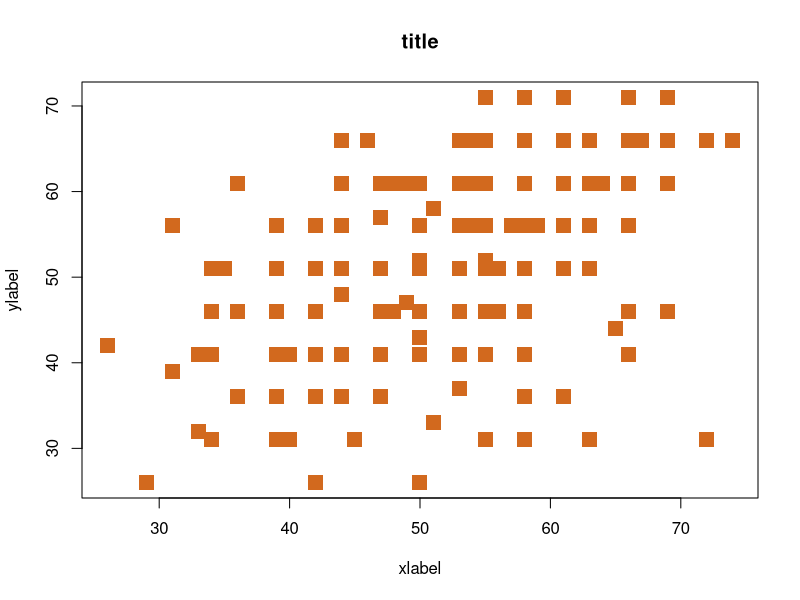
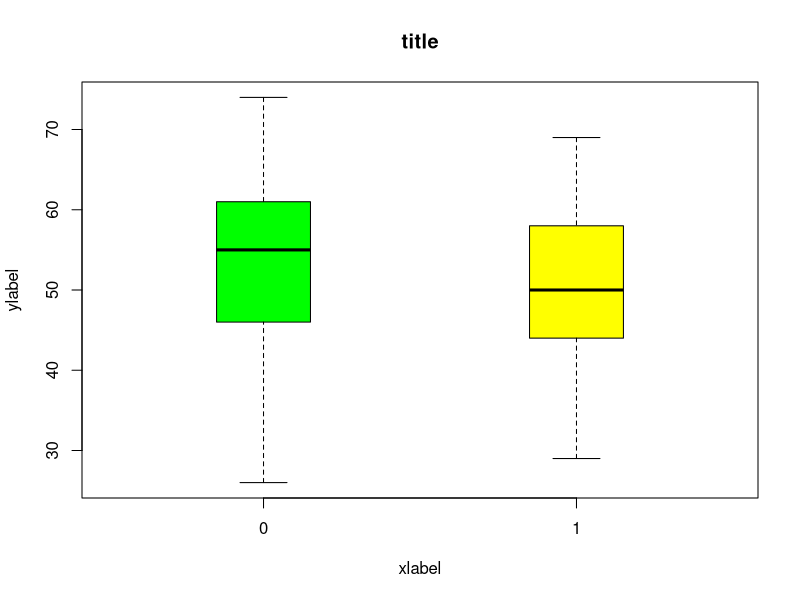
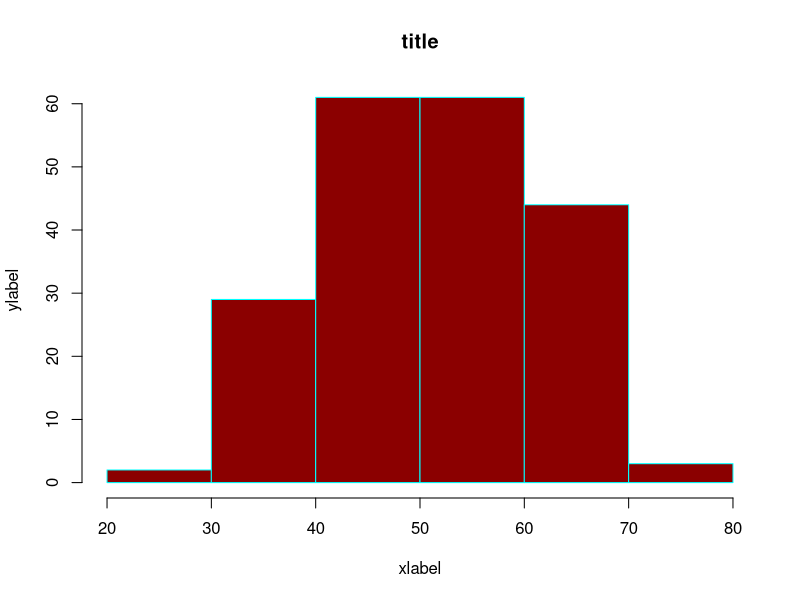
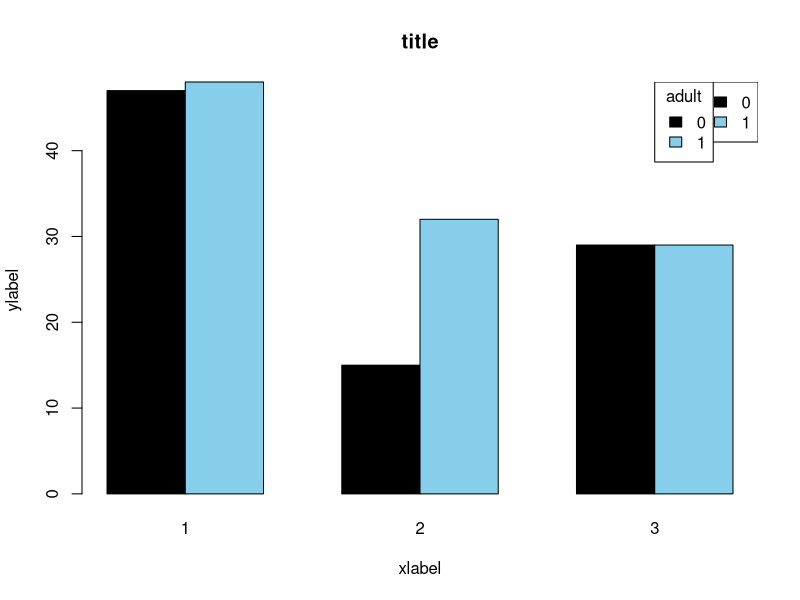

Generate these figures, in order, with R:
# The data was collected on 200 random citizens and are scores on various tests, including a video game and a puzzle. 
# The data also includes the person’s favorite flavor of ice cream – vanilla (1), chocolate (2) or strawberry (3).
eis <- read.csv("eis.csv", header=T)
str(eis)
summary(eis)

# some important commands

# filtering dataset
eis_mit_adults = subset(eis, adult=='1')
eis_video_uber_50 = subset(eis, video>50)

# getting group stats: two ways
# aggregate gives back a dataframe, tapply gives back a vector
aggregate(video ~ adult, data=eis, FUN=sum)
tapply(eis$video, eis$adult, FUN=median)


########### plotting ##############

# scatter plot
plot(eis$video, eis$puzzle,
  col='chocolate', type='p',
  # for points
  cex=2, pch=15,
  # for line
  lwd=3, lty=1,
  xlab='xlabel', ylab='ylabel', main='title'
)

# boxplot
boxplot(
  video ~ adult, data=eis,
  col=c('green', 'yellow'), boxwex=0.3,
  xlab='xlabel', ylab='ylabel', main='title'
)

# histogram
hist(
  eis$video,
  col='darkred', border='cyan',
  breaks=c(20, 30, 40, 50, 60, 70, 80),
  xlab='xlabel', ylab='ylabel', main='title'
)

# barplot
barplot(
  table(eis$adult, eis$ice_cream),
  col=c('black', 'skyblue'),
  beside=T,
  xlab='xlabel', ylab='ylabel', main='title'
)

# legend
# can only be used to add onto a plot
# using position keyword
legend("topright", legend=c(0, 1), fill=c('black', 'skyblue'))
# using position coordinates
legend(8, 48, legend=c(0, 1), fill=c('black', 'skyblue'), title='adult')


# sets graphical parameters
?par
par(col='green')
# clear plot window
graphics.off()


# saving plots

# function should match file extension: use '.png' filename when using png() command
# other options: png, pdf, tiff, bmp, ps, jpeg
png('filename.png')

# plot commands .....

# shuts down plot window & save
dev.off()
